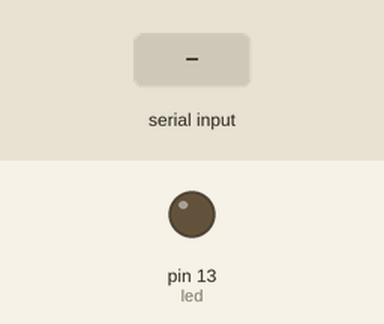
A sketch run on a simulated Arduino Mega 2560, built with avr-gcc and run on an emulated ATmega2560. Parts: output pins drawn as LEDs (lit = HIGH). Inputs (shaded band) come from the test bench. What the sketch prints to the serial monitor is not drawn.

Above: at 1.2 s.
1.3 s: "1" received over the second serial link
At 1.8 s:
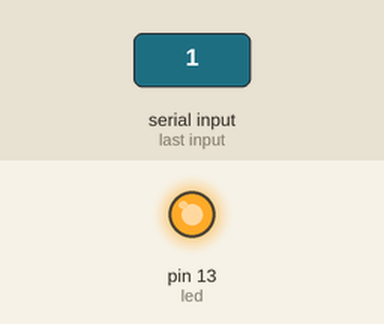
2.8 s: "2" received over the second serial link
At 4.2 s:
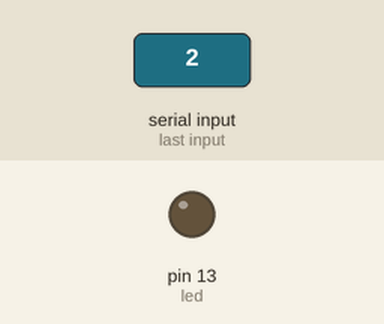
Timing chart, 0 to 5.8 s (numbered marks = the images above; inputs shaded):
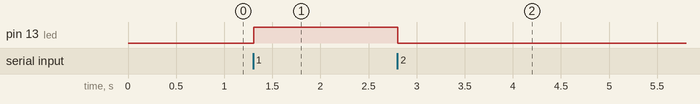

Measured:
- after the input at 1.3 s, pin 13 (led): LOW → HIGH at once
- after the input at 2.8 s, pin 13 (led): HIGH → LOW at once

The sketch:

nextion_test.ino
```cpp
int led = 13; // Pin 13

void setup()
{
pinMode(led, OUTPUT); // Set pin 13 as digital out

// Start up serial connection
Serial.begin(115200); // baud rate
Serial3.begin(115200); // baud rate
//Serial.flush();
Serial.println("test");
}

void loop()
{
String input = "";

// Read any serial input
while (Serial3.available() > 0)
{
input += (char) Serial3.read(); // Read in one char at a time
delay(5); // Delay for 5 ms so the next char has time to be received
}

if (input == "1")
{
digitalWrite(led, HIGH); // on
}
else if (input == "2")
{
digitalWrite(led, LOW); // off
}
}
```
